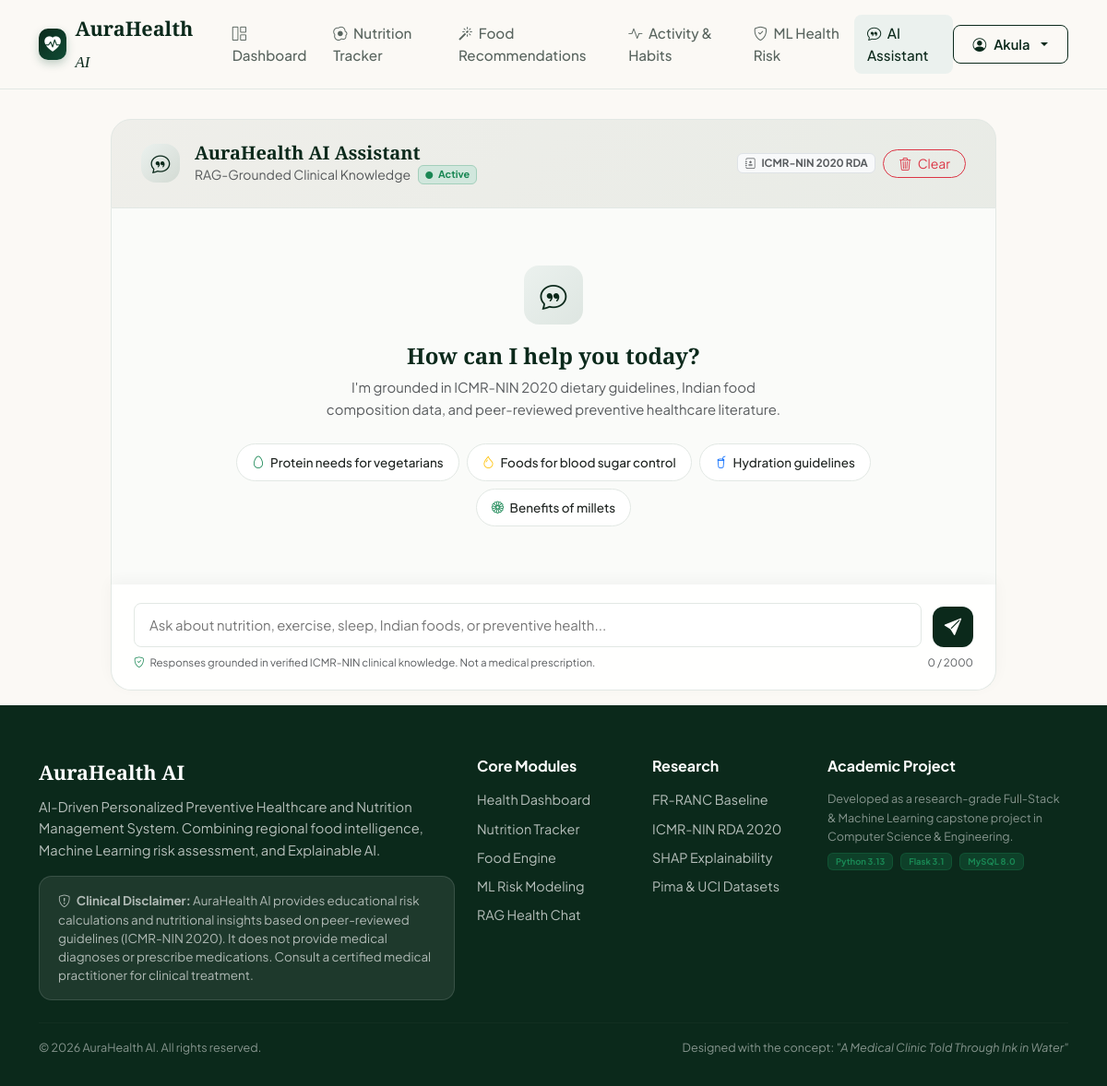
The app's page /ai-assistant (signed in), older data.
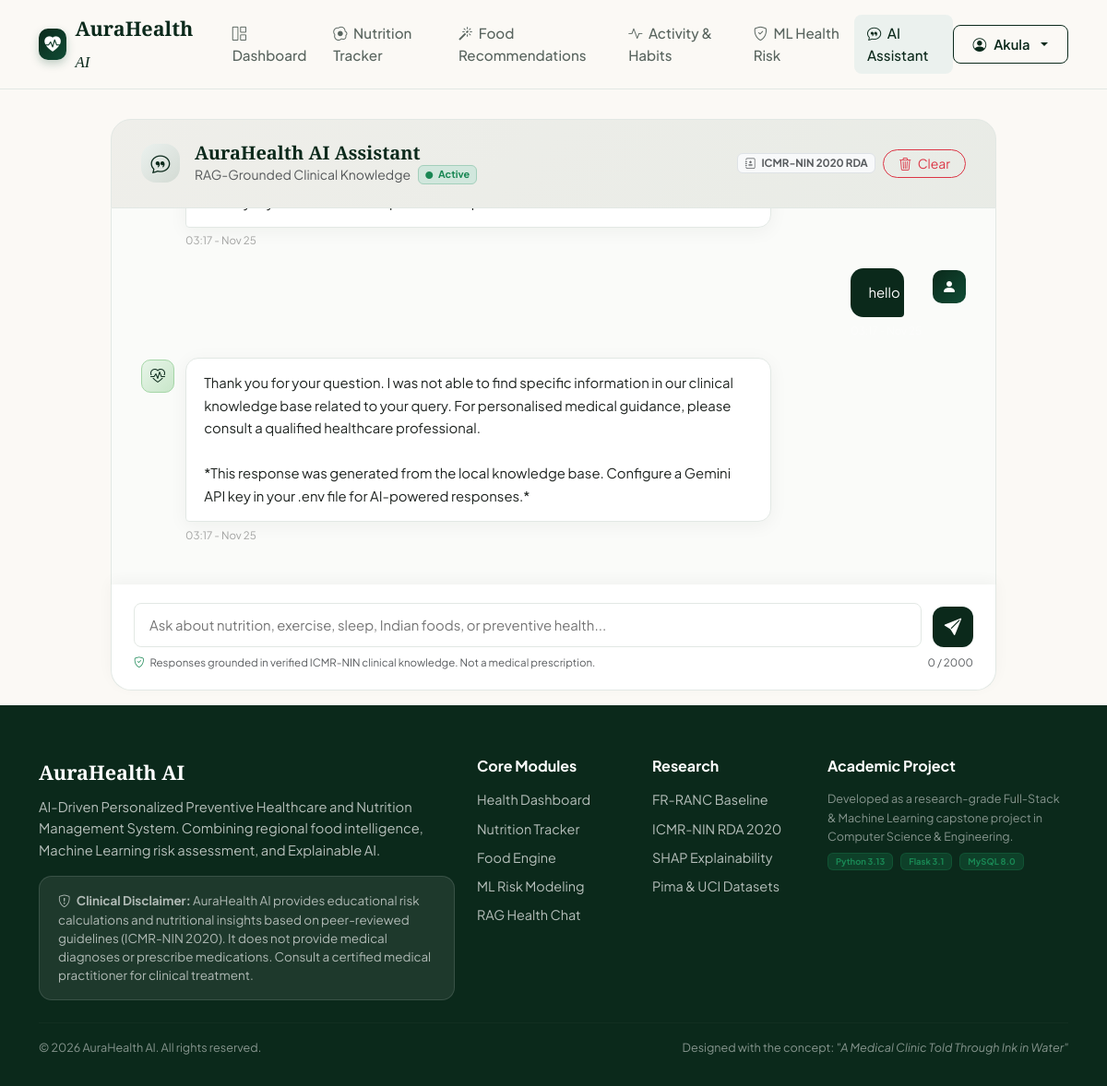
The same page, newer data.
### models/health.py (models this page shows, shortened)
class ChatHistory(db.Model):
    __tablename__ = 'chat_history'
    id = db.Column(db.Integer, primary_key=True)
    user_id = db.Column(db.Integer, db.ForeignKey('users.id', ondelete='CASCADE'), nullable=False, index=True)
    sender = db.Column(db.String(20), nullable=False)  # 'user' or 'assistant'
    message = db.Column(db.Text, nullable=False)
    context_used = db.Column(db.Text, nullable=True)  # JSON or text citation summary
    timestamp = db.Column(db.DateTime, default=datetime.utcnow, nullable=False)

### routes/ai_routes.py (the view)
@ai_bp.route('/ai-assistant')
@login_required
def index():
    messages = AIService.get_chat_history_for_display(current_user.id, limit=50)
    return render_template('ai_assistant.html', messages=messages)

### models/user.py (called while the page is built)
    def is_admin(self):
        return self.role == 'admin'

### services/ai_service.py (called while the page is built)
    @classmethod
    def get_chat_history_for_display(cls, user_id, limit=50):
        records = ChatHistory.query.filter_by(user_id=user_id) \
            .order_by(ChatHistory.timestamp.asc()) \
            .limit(limit).all()
        messages = []
        for rec in records:
            citations = []
            if rec.context_used:
                try:
                    citations = json.loads(rec.context_used)
                except (json.JSONDecodeError, TypeError):
                    pass
            messages.append({
                'id': rec.id,
                'sender': rec.sender,
                'message': rec.message,
                'citations': citations,
                'timestamp': rec.timestamp.strftime('%H:%M - %b %d')
            })
        return messages

### templates/ai_assistant.html (shortened to what the changed rows need)
{% extends "base.html" %}
{% block content %}
<div class="container py-3">
    <div class="chat-container">
        <div class="chat-header-card">
            <div class="d-flex justify-content-between align-items-center">
                <div class="d-flex align-items-center gap-3">
                    <div>
                        <h1 class="h5 mb-0 fw-bold" style="font-family: var(--font-display); color: var(--color-forest);">
                            AuraHealth AI Assistant
                        </h1>
                    </div>
                </div>
            </div>
        </div>
        <div class="chat-messages-area" id="chatMessagesArea">
            {% if messages %}
                {% for msg in messages %}
                    <div class="msg-row {{ 'msg-row-user' if msg.sender == 'user' else '' }}">
                        <div class="msg-avatar {{ 'avatar-user' if msg.sender == 'user' else 'avatar-assistant' }}">
                            <i class="bi {{ 'bi-person-fill' if msg.sender == 'user' else 'bi-heart-pulse' }}"></i>
                        </div>
                        <div>
                            <div class="msg-bubble {{ 'bubble-user' if msg.sender == 'user' else 'bubble-assistant' }}">
                                {% if msg.sender == 'assistant' %}
                                    <div class="assistant-content">{{ msg.message | replace('\n', '<br>') | safe }}</div>
                                {% else %}
                                    {{ msg.message }}
                                {% endif %}
                            </div>
                            <div class="msg-timestamp">{{ msg.timestamp }}</div>
                        </div>
                    </div>
                {% endfor %}
            {% else %}
                <div class="welcome-state" id="welcomeState">
                    <div class="welcome-icon">
                        <i class="bi bi-chat-quote"></i>
                    </div>
                    <h3 class="h4 fw-bold mb-2" style="font-family: var(--font-display); color: var(--color-forest);">
                        How can I help you today?
                    </h3>
                    <p class="text-muted mb-4" style="max-width: 500px; font-size: 0.93rem;">
                        I'm grounded in ICMR-NIN 2020 dietary guidelines, Indian food composition data,
                        and peer-reviewed preventive healthcare literature.
                    </p>
                    <div class="d-flex flex-wrap justify-content-center gap-2">
                        <button class="starter-chip" onclick="sendStarterMessage('What are the daily protein requirements for an Indian vegetarian adult?')">
                            <i class="bi bi-egg text-success"></i> Protein needs for vegetarians
                        </button>
                        <button class="starter-chip" onclick="sendStarterMessage('What Indian foods help manage blood sugar levels naturally?')">
                            <i class="bi bi-droplet text-warning"></i> Foods for blood sugar control
                        </button>
                        <button class="starter-chip" onclick="sendStarterMessage('How much water should I drink daily based on my body weight?')">
                            <i class="bi bi-cup-straw text-primary"></i> Hydration guidelines
                        </button>
                        <button class="starter-chip" onclick="sendStarterMessage('What are the health benefits of millets like ragi and jowar?')">
                            <i class="bi bi-flower1 text-success"></i> Benefits of millets
                        </button>
                    </div>
                </div>
            {% endif %}
        </div>
    </div>
</div>
{% endblock %}

Row changes from the older to the newer data that the page shows:
added ChatHistory: timestamp "03:17 - Nov 25"
added ChatHistory: message "hello", sender "user" (drawn)
added ChatHistory: message "Thank you for your question. I was not able to find specific information in our clinical knowledge base related to your query. For personalised medical guidance, please consult a qualified healthcare professional. *This response was generated from the local knowledge base. Configure a Gemini API key in your .env file for AI-powered responses.*", timestamp "03:17 - Nov 25"
Text that changed along with them:
text no longer shown: "How can I help you today? I'm grounded in ICMR-NIN 2020 dietary guidelines, Indian food composition data, and peer-reviewed preventive healthcare literature. Protein needs for vegetarians Foods for blood sugar control Hydration guidelines Benefits of millets"
